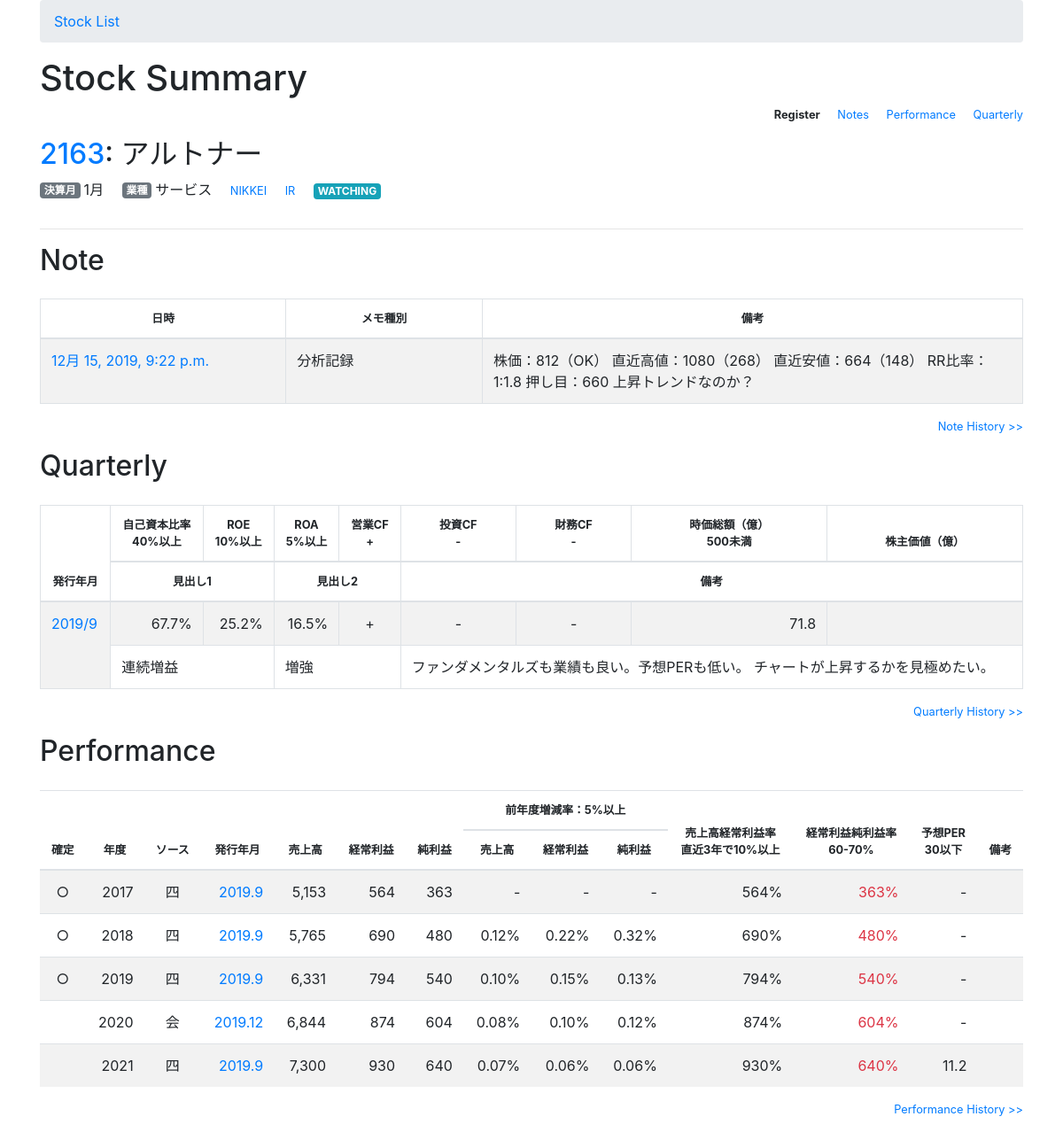
Before: /2163/detail/ with the older database file.
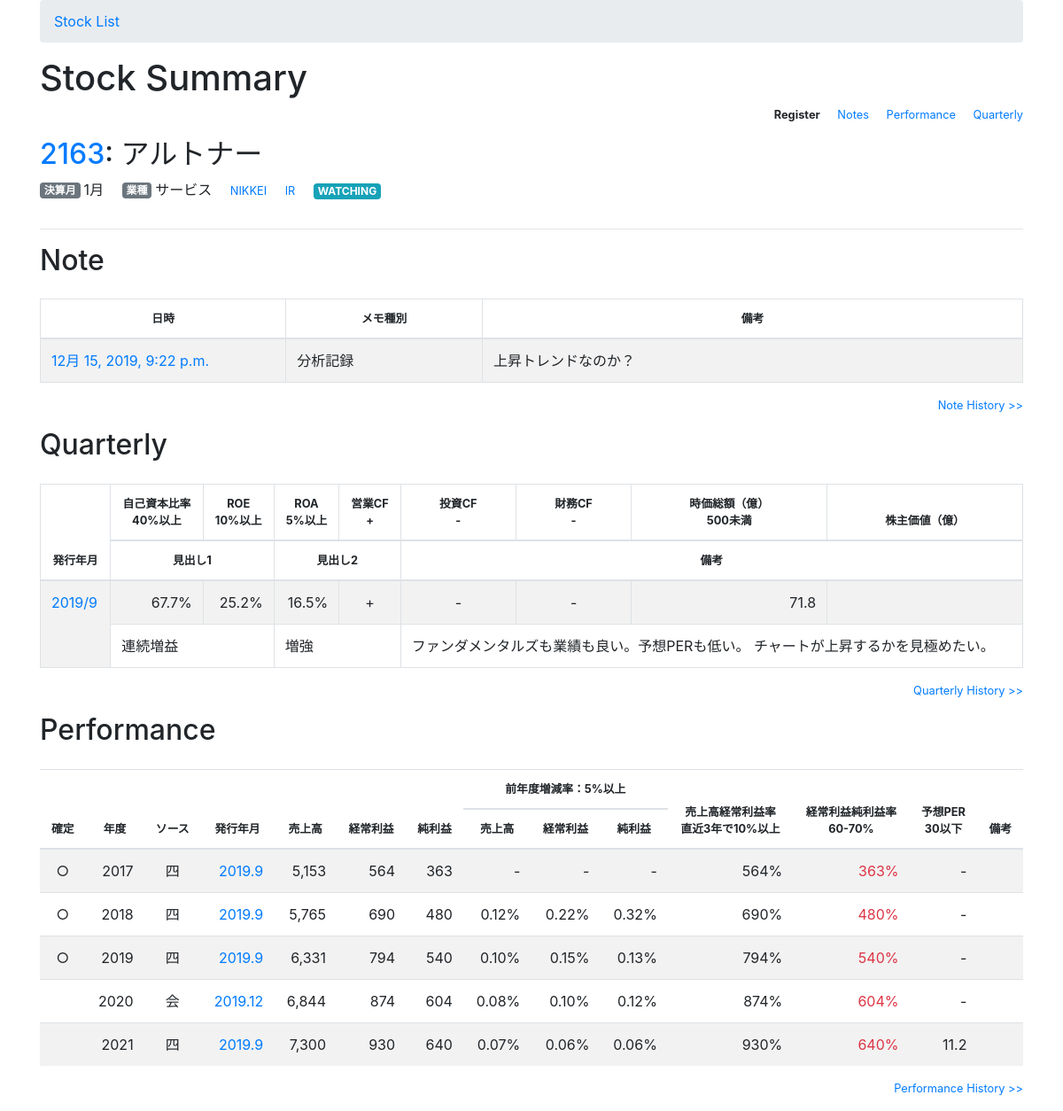
After: the same page with the newer database file.
### stock/models.py (models this page shows, shortened)
class Stock(models.Model):
    stock_code = models.IntegerField(primary_key=True, unique=True)
    stock_name = models.CharField(max_length=50)
    accounting_month = models.IntegerField()
    business_type = models.CharField(max_length=20)
    ir_url = models.URLField(blank=True, null=True)
    watch_flag = models.IntegerField(default=0)
    notes = models.TextField(blank=True, null=True)
    created_date = models.DateTimeField(default=timezone.now)
    updated_date = models.DateTimeField(blank=True, null=True)

class Note(models.Model):
    stock_code = models.ForeignKey(Stock, on_delete=models.CASCADE)
    publish_date = models.DateTimeField(default=timezone.now)
    type = models.IntegerField(default=0)
    summary = models.CharField(max_length=255, blank=True, null=True)
    notes = models.TextField(blank=True, null=True)
    stock_price = models.IntegerField(blank=True, null=True)
    latest_high_price = models.IntegerField(blank=True, null=True)
    latest_low_price = models.IntegerField(blank=True, null=True)
    high_limit = models.CharField(max_length=255, blank=True, null=True)
    low_limit = models.CharField(max_length=255, blank=True, null=True)
    buy_price = models.IntegerField(blank=True, null=True)
    profit_price = models.IntegerField(blank=True, null=True)
    loss_cut_price = models.IntegerField(blank=True, null=True)
    rr_rate = models.CharField(max_length=255, blank=True, null=True)
    created_date = models.DateTimeField(default=timezone.now)
    updated_date = models.DateTimeField(blank=True, null=True)

class Shikiho(models.Model):
    class Meta:
        unique_together = ('stock_code', 'pub_year', 'pub_month')
    stock_code = models.ForeignKey(Stock, on_delete=models.CASCADE)
    pub_year = models.IntegerField()
    pub_month = models.IntegerField()
    market_capitalization = models.FloatField()
    capital_ratio = models.FloatField()
    roe = models.FloatField()
    roa = models.FloatField()
    operating_cf = models.BooleanField()
    investing_cf = models.BooleanField()
    financing_cf = models.BooleanField()
    headline_1 = models.CharField(blank=True, null=True, max_length=200)
    headline_2 = models.CharField(blank=True, null=True, max_length=200)
    notes = models.TextField(blank=True, null=True)
    created_date = models.DateTimeField(default=timezone.now)
    updated_date = models.DateTimeField(blank=True, null=True)

class Performance(models.Model):
    class Meta:
        unique_together = ('stock_code', 'source', 'pub_year', 'pub_month', 'target_period')
    stock_code = models.ForeignKey(Stock, on_delete=models.CASCADE)
    source = models.IntegerField()
    pub_year = models.IntegerField()
    pub_month = models.IntegerField()
    target_period = models.IntegerField()
    is_established = models.BooleanField()
    sales_amount = models.IntegerField()
    operating_income = models.IntegerField()
    ordinary_income = models.IntegerField()
    net_income = models.IntegerField()
    sales_amount_yoy = models.IntegerField(default=0, null=True)
    operating_income_yoy = models.IntegerField(default=0, null=True)
    ordinary_income_yoy = models.IntegerField(default=0, null=True)
    net_income_yoy = models.IntegerField(default=0, null=True)
    per = models.FloatField(blank=True, null=True)
    notes = models.TextField(blank=True, null=True)
    created_date = models.DateTimeField(default=timezone.now)
    updated_date = models.DateTimeField(blank=True, null=True)

### stock/views.py (the view)
# urls.py: path('<int:stock_code>/detail/', views.stock_detail, name='stock_detail'),
def stock_detail(request, stock_code):
    stock = get_object_or_404(Stock, stock_code=stock_code)
    note_latest = Note.objects.filter(stock_code=stock_code).order_by('-publish_date').first()
    shikiho_latest = Shikiho.objects.filter(stock_code=stock_code).order_by('-pub_year', '-pub_month').first()
    established = Performance.objects.filter(stock_code=stock_code, is_established=True).order_by('target_period')
    predicted = Performance.objects.filter(stock_code=stock_code).order_by('target_period', '-pub_year', '-pub_month', '-source')
    if( established.count() > 0 ):
        latest_target_period = established.last().target_period
        predicted = predicted.filter(target_period__gt=latest_target_period)
    performances_all = established | predicted
    performance_latest = calc_and_set_performance(performances_all)
    if( len(performance_latest) == 0 ):
        performance_latest = None
    return render(request, 'stock/stock_detail.html', {'title': 'Stock Summary', 'stock_code': stock_code, 'stock': stock, 'note_latest': note_latest, 'shikiho_latest': shikiho_latest, 'performance_latest': performance_latest })

### stock/templates/stock/stock_detail.html
{% extends 'stock/base.html' %}
{% load django_template_maths %}
{% load humanize %}
{% block content %}
<article>
  <section>
    <h1>{{title}}</h1>
    <div class="text-right small">
      <p class="d-inline-block"><strong>Register</strong></p>
      <p class="d-inline-block ml-3"><a href="{% url 'note_new' stock_code=stock.stock_code %}">Notes</a></p>
      <p class="d-inline-block ml-3"><a href="{% url 'performance_new' stock_code=stock.stock_code %}">Performance</a></p>
      <p class="d-inline-block ml-3"><a href="{% url 'shikiho_new' stock_code=stock.stock_code %}">Quarterly</a></p>
    </div>
    {% include 'stock/inc/stock_header.html' %}
  </section>
    <section>
    <h2>Note</h2>
    <div class="mt-4 table-responsive-md">
    {% if note_latest is Null %}
      <p>Nothing is registered.</p>
    {% else %}
      <table class="table table-striped table-bordered">
        <thead class="small text-center">
          <tr>
            <th width="25%" scope="col">日時</th>
            <th width="20%" scope="col">メモ種別</th>
            <th width="55%" scope="col">備考	</th>
          </tr>
        </thead>
        <tbody>
          <tr>
            <td><a href="{% url 'note_info' stock_code=stock.stock_code id=note_latest.id %}">{{ note_latest.publish_date}}</a></td>
            <td>
              {% if note_latest.type == 1 %}売買記録
              {% elif note_latest.type == 2 %}分析記録
              {% else %}メモ
              {% endif %}
            </td>
            <td>{{ note_latest.notes }}</td>
          </tr>
        </tbody>
      </table>
      <p class="text-right small"><a href="{% url 'note_all' stock_code=stock.stock_code %}">Note History >></a></p>
    {% endif %}
    </div>
    <h2>Quarterly</h2>
    <div class="mt-4 table-responsive-md">
    {% if shikiho_latest is Null %}
      <p>Nothing is registered.</p>
    {% else %}
      <table class="table table-striped table-bordered">
        <thead class="small text-center">
          <tr>
            <th scope="col" rowspan="2">発行年月</th>
            <th scope="col">自己資本比率<br>40%以上</th>
            <th scope="col">ROE<br>10%以上</th>
            <th scope="col">ROA<br>5%以上</th>
            <th scope="col">営業CF<br>+</th>
            <th scope="col">投資CF<br>-</th>
            <th scope="col">財務CF<br>-</th>
            <th scope="col">時価総額（億）<br>500未満</th>
            <th scope="col">株主価値（億）</th>
          </tr>
          <tr>
            <th scope="col" colspan="2">見出し1</th>
            <th scope="col" colspan="2">見出し2</th>
            <th scope="col" colspan="4">備考	</th>
          </tr>
        </thead>
        <tbody>
          <tr>
            <td rowspan="2"><a href="{% url 'shikiho_info' stock_code=stock_code pub_year=shikiho_latest.pub_year pub_month=shikiho_latest.pub_month  %}">{{ shikiho_latest.pub_year }}/{{ shikiho_latest.pub_month }}</a></td>
            <td class="text-right">
              <span{% if shikiho_latest.capital_ratio < 40 %} class="text-danger"{% endif %}>{{ shikiho_latest.capital_ratio }}%</span>
            </td>
            <td class="text-right">
              <span{% if shikiho_latest.roe < 10 %} class="text-danger"{% endif %}>{{ shikiho_latest.roe }}%</span>
            </td>
            <td class="text-right">
              <span{% if shikiho_latest.roa < 5 %} class="text-danger"{% endif %}>{{ shikiho_latest.roa }}%</span>
            </td>
            <td class="text-center">
              <span{% if shikiho_latest.operating_cf == False %} class="text-danger"{% endif %}>{{ shikiho_latest.operating_cf|yesno:"+,-," }}</span>
            </td>
            <td class="text-center">
              <span{% if shikiho_latest.investing_cf == True %} class="text-danger"{% endif %}>{{ shikiho_latest.investing_cf|yesno:"+,-," }}</span>
            </td>
            <td class="text-center">
              <span{% if shikiho_latest.financing_cf == True %} class="text-danger"{% endif %}>{{ shikiho_latest.financing_cf|yesno:"+,-," }}</span>
            </td>
            <td class="text-right">
              <span{% if shikiho_latest.market_capitalization > 500  %} class="text-danger"{% endif %}>{{ shikiho_latest.market_capitalization|intcomma }}</span>
            </td>
            <td class="text-right"></td>
          </tr>
          <tr>
            <td colspan="2">{{ shikiho_latest.headline_1|default:"" }}</td>
            <td colspan="2">{{ shikiho_latest.headline_2|default:"" }}</td>
            <td colspan="4">{{ shikiho_latest.notes }}</td>
          </tr>
        </tbody>
      </table>
      <p class="text-right small"><a href="{% url 'shikiho_all' stock_code=stock.stock_code %}">Quarterly History >></a></p>
    {% endif %}
    </div>
    <h2>Performance</h2>
    <div class="mt-4 table-responsive-md">
    {% if performance_latest is Null %}
      <p>Nothing is registered.</p>
    {% else %}
      <table class="table table-striped">
        <thead class="small text-center">
          <tr>
            <th scope="col" rowspan="2">確定</th>
            <th scope="col" rowspan="2">年度</th>
            <th scope="col" rowspan="2">ソース</th>
            <th scope="col" rowspan="2">発行年月</th>
            <th scope="col" rowspan="2">売上高</th>
            <th scope="col" rowspan="2">経常利益</th>
            <th scope="col" rowspan="2">純利益</th>
            <th scope="col" colspan="3">前年度増減率：5%以上</th>
            <th scope="col" rowspan="2">売上高経常利益率<br>直近3年で10%以上</th>
            <th scope="col" rowspan="2">経常利益純利益率<br>60-70%</th>
            <th scope="col" rowspan="2">予想PER<br>30以下</th>
            <th scope="col" rowspan="2">備考</th>
          </tr>
          <tr>
            <th scope="col">売上高</th>
            <th scope="col">経常利益</th>
            <th scope="col">純利益</th>
          </tr>
        </thead>
        <tbody class="text-right">
        {% for performance in performance_latest %}
          <tr>
            <td class="text-center">{{ performance.is_established|yesno:'○,,' }}</td>
            <td>{{ performance.target_period }}</td>
            <td class="text-center">
              {% if performance.source == 1 %}四
              {% elif performance.source == 2 %}会
              {% endif %}
            </td>
            <td>
              <a href="{% url 'performance_info' stock_code=stock_code source=performance.source pub_year=performance.pub_year pub_month=performance.pub_month target_period=performance.target_period %}">
              {{ performance.get_source_display }} {{ performance.pub_year }}.{{ performance.pub_month }}
              </a>
            </td>
            <td>
              {{ performance.sales_amount|intcomma }}
            </td>
            <td>
              {{ performance.ordinary_income|intcomma }}
            </td>
            <td>
              {{ performance.net_income|intcomma }}
            </td>
            <td>
              {% if forloop.counter0 == 0 %}-
              {% else %}
                <span{% if performance.sales_amount_yoy < 0.05 and loop.counter0 != 0 %} class="text-danger"{% endif %}> {{ performance.sales_amount_yoy|mul:100|floatformat:"-2" }}%</span>
              {% endif %}
            </td>
            <td>
              {% if forloop.counter0 == 0 %}-
              {% else %}
                <span{% if performance.ordinary_income_yoy < 0.05 %} class="text-danger"{% endif %}>{{ performance.ordinary_income_yoy|mul:100|floatformat:"-2" }}%</span>
              {% endif %}
            </td>
            <td>
              {% if forloop.counter0 == 0 %}-
              {% else %}
                <span{% if performance.net_income_yoy < 0.05 %} class="text-danger"{% endif %}>{{ performance.net_income_yoy|mul:100|floatformat:"-2" }}%</span>
              {% endif %}
            </td>
            {% with rate1=performance.ordinary_income|div:performance.sales_amount %}
            <td>
              {% if performance.ordinary_income == 0 or performance.sales_amount == 0 %}
                -
              {% else %}
               <span{% if rate1 < 0.1 %} class="text-danger"{% endif %}>{{ rate1|mul:100|floatformat:"-2" }}%</span>
              {% endif %}
            </td>
            {% endwith %}
            {% with rate2=performance.net_income|div:performance.ordinary_income %}
            <td>
              {% if performance.net_income == 0 or performance.ordinary_income == 0 %}
                -
              {% else %}
                <span{% if rate2 < 0.6 or rate2 > 0.7 %} class="text-danger"{% endif %}>{{ rate2|mul:100|floatformat:"-2" }}%</span>
              {% endif %}
            </td>
            {% endwith %}
            <td>
              <span{% if performance.per > 30 %} class="text-danger"{% endif %}>{{ performance.per|default:"-" }}</span>
            </td>
            <td>{{ performance.notes|default:"" }}</td>
          </tr>
        {% endfor %}
        </tbody>
      </table>
      <p class="text-right small"><a href="{% url 'performance_all' stock_code=stock.stock_code %}">Performance History >></a></p>
    {% endif %}
    </div>
  </section>
</article>
{% endblock %}

### stock/templates/stock/base.html (shortened to what this page needs)
<!doctype html>
<html lang="en">
  <head>
    <link rel="stylesheet" href="https://stackpath.bootstrapcdn.com/bootstrap/4.1.3/css/bootstrap.min.css">
  </head>
  <body>
    <main class="container">
      <nav aria-label="breadcrumb">
        <ol class="breadcrumb">
          <li class="breadcrumb-item"><a href="/list/">Stock List</a></li>
        </ol>
      </nav>
      {% block content %}
      {% endblock %}
    </main>
  </body>
</html>

### stock/templates/stock/inc/stock_header.html (shortened to what this page needs)
    <div>
      <h2><a href="{% url 'stock_info' stock_code=stock.stock_code %}">{{ stock.stock_code }}</a>: {{ stock.stock_name }} </h2>
      <div>
        <p class="d-inline-block"><span class="badge badge-secondary mr-1 align-text-bottom">決算月</span>{{stock.accounting_month}}月</p>
        <p class="d-inline-block ml-3"><span class="badge badge-secondary mr-1 align-text-bottom">業種</span>{{stock.business_type}}</p>
        <p class="d-inline-block ml-3 small"><a href="https://www.nikkei.com/nkd/company/?scode={{stock.stock_code}}" target="_blank">NIKKEI</a></p>
        <p class="d-inline-block ml-3 small">
          {% if not stock.ir_url is None %}<a href="{{stock.ir_url|default:''}}" target="_blank">IR</a>{% endif %}</p>
        <p class="d-inline-block ml-3">
          {% if stock.watch_flag == 1 %}<span class="badge badge-info">WATCHING</span>
          {% elif stock.watch_flag == 2 %}<span class="badge badge-warning">CONSIDERING</span>
          {% endif %}</p>
      </div>
    </div>
    <hr>

Changed rows visible on the page:
changed Note: notes "株価：812（OK） 直近高値：1080（268） 直近安値：664（148） RR比率：1:1.8 押し目：660 上昇トレンドなのか？" → "上昇トレンドなのか？"
